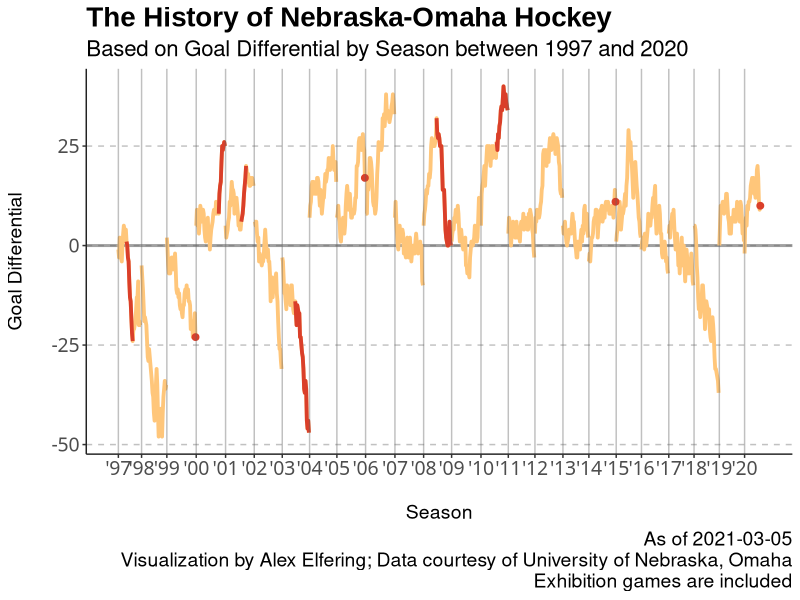

R code for this plot:
library(tidyverse)
library(stringi)
library(zoo)
library(lubridate)

uno_hockey <- read.csv('UNO Hockey.csv',
                       fileEncoding="UTF-8-BOM")

days.of.week <- paste('\\(', weekdays(x=as.Date(seq(7), origin="1950-01-01")), '\\)', sep = '')
ot.games <- c('OT', '1OT', '2OT', '3OT')

# data cleaning
clean_hockey <- uno_hockey %>%
  select(-Time,
         -City,
         -Tournament) %>%
  # removing games that are yet to happen or have been cancelled
  filter(!Result %in% c('', 'Canceled')) %>%
  # remove all non-score elements in the results column
  mutate(Result = gsub("\\s*\\([^\\)]+\\)","",as.character(Result)),
         Result = stri_trim_both(str_remove_all(Result, paste(ot.games, collapse = "|"))) ) %>%
  # split the results column to create a 'Points For' and 'Points Against' column, respectively
  separate(sep = ', ',
           col = 'Result',
           into = c('Result', 'Score')) %>%
  mutate(Score = str_replace_all(Score, pattern=" ", repl=""),
         Score = gsub('-', ' ', Score)) %>%
  separate(sep = ' ',
           col = 'Score',
           into = c('Team.Points', 'Opp.Points')) %>%
  group_by(Season) %>%
  # identify games won, lost, and tied and WLT records
  # also calculating margin and total goals scored and allowed
  mutate(Team.Points = as.numeric(Team.Points),
         Opp.Points = as.numeric(Opp.Points),
         Wins = ifelse(Team.Points > Opp.Points, 1, 0),
         Loses = ifelse(Team.Points < Opp.Points, 1, 0),
         Ties = ifelse(Team.Points == Opp.Points, 1, 0),
         Margin = Team.Points-Opp.Points,
         Rolling.Wins = cumsum(Wins),
         Rolling.Losses = cumsum(Loses),
         Rolling.Ties = cumsum(Ties),
         Points.Scored = cumsum(Team.Points),
         Points.Allowed = cumsum(Opp.Points),
         Rolling.Margin = cumsum(Margin)) %>%
  ungroup() %>%
  # counting win, lose, and tie streaks
  mutate(Win.Streak = ave(Wins, cumsum(Wins==0), FUN = seq_along) - 1,
         Lose.Streak = ave(Loses, cumsum(Loses==0), FUN = seq_along) - 1,
         Tie.Streak = ave(Ties, cumsum(Ties==0), FUN = seq_along) - 1,
         Streak.Status = case_when(Win.Streak > 0 ~ 'W',
                                   Lose.Streak > 0 ~ 'L',
                                   Tie.Streak > 0 ~ 'T')) %>%
  mutate(Games = row_number()) %>%
  mutate(Date = stri_trim_both(str_remove_all(Date, paste(days.of.week, collapse = "|"))),
         Date = mdy(format(mdy(Date), "%m/%d/%Y")) )

# exploratory analysis
# how did UNO perform at the end of every season?
clean_hockey %>%
  group_by(Season) %>%
  slice(which.max(Date)) %>%
  unite(Final.Record, 
        c('Rolling.Wins',
          'Rolling.Losses',
          'Rolling.Ties'),
        sep = '-') %>%
  select(Season,
         Final.Record,
         Rolling.Margin,
         Points.Scored,
         Points.Allowed) %>%
  arrange(desc(Rolling.Margin))

# create a data frame to label the x-axis correctly
season_lines <- clean_hockey %>%
  group_by(Season) %>%
  summarise(FirstGame = min(Games),
            LastGame = max(Games)) %>%
  ungroup() %>%
  mutate(Season.Label = paste("'", substr(Season, 3, 4), sep = ''))

# identify games to annotate in the final visualization
lines_for_annotation <- clean_hockey %>%
  filter((Season == 2003 & Games >= 260 & Games <= 280) | 
           (Season == 2000 & Games >= 148 & Games <= 157) |
           (Season == 1997 & Games >= 13 & Games <= 22) |
           (Season == 2001 & Games >= 181 & Games <= 188) |
           (Season == 2008 & Games >= 467 & Games <= 488) |
           (Season == 2010 & Games >= 555 & Games <= 571))

# and how did UNO perform in these annotated sections?
lines_for_annotation %>%
  group_by(Season) %>%
  summarise(Wins = sum(Wins),
            Losses = sum(Loses),
            Ties = sum(Ties),
            Points.For = sum(Team.Points),
            Points.Against = sum(Opp.Points)) %>%
  ungroup()

# identify single games where UNO performed well
annotation_geom_point <- clean_hockey %>%
  filter((Season == 2014 & Games == 729) |
           (Season == 1999 & Games == 114) |
           (Season == 2005 & Games == 362) |
           (Season == 2020 & Games == max(Games)))


# the final visualization
hockey_graph <- ggplot(clean_hockey,
       aes(x = Games,
           y = Rolling.Margin,
           group = Season)) +
  scale_x_continuous(limits=c(min(season_lines$FirstGame),
                              max(season_lines$LastGame)),
                     breaks = season_lines$FirstGame,
                     labels = season_lines$Season.Label) +
  geom_hline(yintercept = 0,
             color = '#636363',
             size = 1,
             alpha = 0.6) +
  geom_line(color = '#ffc67a',
            size = 1.3) +
  geom_line(data = lines_for_annotation,
            mapping = aes(x = Games,
                          y = Rolling.Margin,
                          group = Season),
            size = 1.3,
            color = '#da3f2a') +
  geom_point(data = annotation_geom_point,
             mapping = aes(x = Games,
                           y = Rolling.Margin,
                           group = Season),
             color = '#da3f2a',
             size = 2) +
  geom_vline(data = season_lines,
             aes(xintercept = FirstGame),
             #linetype = 'dashed',
             color = '#636363',
             alpha = 0.4) +
  labs(title = 'The History of Nebraska-Omaha Hockey',
       subtitle = paste('Based on Goal Differential by Season between ' , min(clean_hockey$Season), ' and ', max(clean_hockey$Season), sep = ''),
       caption = paste('As of ', max(clean_hockey$Date), '\nVisualization by Alex Elfering; Data courtesy of University of Nebraska, Omaha\nExhibition games are included', sep = ''),
       x = '\nSeason',
       y = 'Goal Differential\n') +
  theme(plot.title = element_text(face = 'bold', size = 20, family = 'Arial'),
        legend.position = 'none',
        legend.background=element_blank(),
        legend.key=element_blank(),
        plot.subtitle = element_text(size = 16, family = 'helvetica'),
        plot.caption = element_text(size = 14, family = 'helvetica'),
        axis.title = element_text(size = 14, family = 'helvetica'),
        axis.text = element_text(size = 14, family = 'Lucida Console'),
        strip.text = ggplot2::element_text(size = 14, hjust = 0, face = 'bold', color = 'black', family = 'Lucida Console'),
        strip.background = element_rect(fill = NA),
        panel.background = ggplot2::element_blank(),
        axis.line = element_line(colour = "#222222", linetype = "solid"),
        panel.grid.major.y = element_line(colour = "#c1c1c1", linetype = "dashed"),
        panel.grid.major.x = element_blank()) 



ggsave(
  'hockey graph.png',
  hockey_graph,
  #plot = last_plot(),
  device = 'png',
  width = 28,
  height = 11.333)






